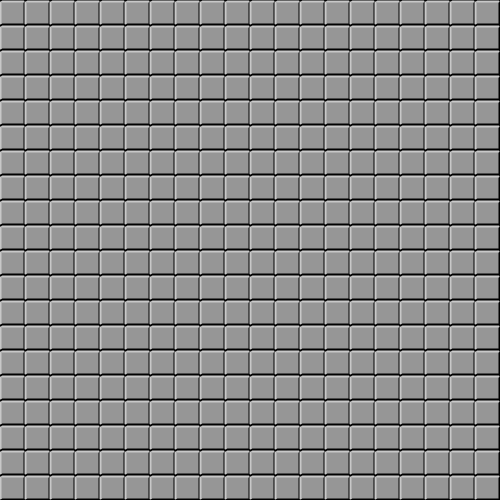
Frame 1 (no input)
Frame 60 (the mouse pressed at the canvas centre just before this capture): identical to frame 1, image omitted
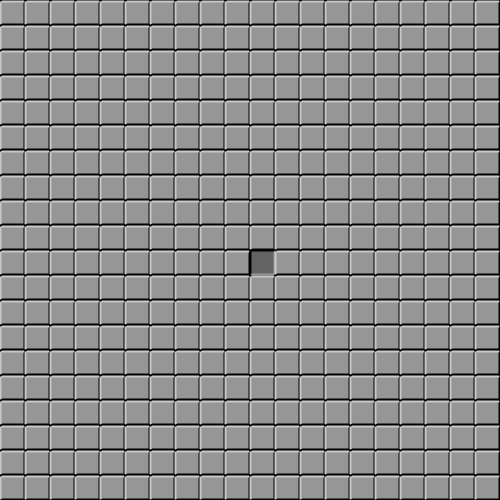
Frame 120 (the mouse held since frame 60 and released just before this capture)

The Processing sketch that drew these frames (run headless with seeded random() and noise(); from frame 60 on, the mouse is pressed at the canvas centre):

// Processing sketch: Minesweeper
// ── Minesweeper.pde
int cols = 20;
int rows = 20;
int s = 25;
Cell[][] minefield = new Cell[cols][rows];
int mines;
boolean gameOver = false;
boolean victory = false;
boolean firstClick = true;

void setup() {
  size(500, 500);
  textSize(s/2);
  mines = cols*rows/5;
  //initialize cells
  for (int i = 0; i<minefield.length; i++) {
    for (int j = 0; j<minefield[0].length; j++) {
      minefield[i][j] = new Cell(i*s, j*s, s, i, j);
    }
  }
  reset();
}

void reset() {
  gameOver = false;
  firstClick = true;
  // set to zero, unmarked, not open
  for (int i = 0; i<minefield.length; i++) {
    for (int j = 0; j<minefield[0].length; j++) {
      minefield[i][j].num = 0;
      minefield[i][j].open = false;
      minefield[i][j].marked = false;
    }
  }
  // set mines
  int minesSet = 0;
  while (minesSet<mines) {
    int newMineCol = floor(random(0, cols));
    int newMineRow = floor(random(0, rows));
    if (minefield[newMineCol][newMineRow].num!=-1) {
      minefield[newMineCol][newMineRow].num=-1;
      minesSet++;
    }
  }
  // set numbers
  for (int i = 0; i<minefield.length; i++) {
    for (int j = 0; j<minefield[0].length; j++) {
      if (minefield[i][j].num!=-1) {
        int num = 0;
        if (i!=0 && j!=0)
          if (minefield[i-1][j-1].num==-1) num++;
        if (j!=0)
          if (minefield[i][j-1].num==-1) num++;
        if (i!=cols-1 && j!=0)
          if (minefield[i+1][j-1].num==-1) num++;
        if (i!=0)
          if (minefield[i-1][j].num==-1) num++;
        if (i!=cols-1)
          if (minefield[i+1][j].num==-1) num++;
        if (i!=0 && j!=rows-1)
          if (minefield[i-1][j+1].num==-1) num++;
        if (j!=rows-1)
          if (minefield[i][j+1].num==-1) num++;
        if (i!=cols-1 && j!=rows-1)
          if (minefield[i+1][j+1].num==-1) num++;
        minefield[i][j].num = num;
      }
    }
  }
}

void draw() {
  background(0);
  for (int i = 0; i<minefield.length; i++) {
    for (int j = 0; j<minefield[0].length; j++) {
      minefield[i][j].drawThis();
    }
  }
}

boolean isWonGame() {
  int count = 0;
  for (int i = 0; i<minefield.length; i++) {
    for (int j = 0; j<minefield[0].length; j++) {
      if (minefield[i][j].open && minefield[i][j].num!=-1) {
        count++;
      }
    }
  }
  if (count==cols*rows-mines) {
    gameOver = true;
    return true;
  }
  return false;
}

void mouseReleased() {
  int col = mouseX/s;
  int row = mouseY/s;
  if (mouseButton==LEFT) {
    minefield[col][row].leftClick();
  }
  if (mouseButton==RIGHT) {
    minefield[col][row].rightClick();
  }
  if (mouseButton==CENTER) {
    minefield[col][row].centerClick();
  }
  victory = isWonGame();
}

void keyPressed() {
  if (key=='r') {
    reset();
  }
}

// ── Cell.pde
class Cell {
  float x;
  float y;
  float s;
  int col;
  int row;
  int num = 0;
  boolean marked = false;
  boolean open = false;
  Cell(float x, float y, float s, int col, int row) {
    this.x = x;
    this.y = y;
    this.s = s;
    this.col = col;
    this.row = row;
  }
  void leftClick() {
    if(firstClick) {
      while(num!=0) {
        reset();
      }
      firstClick = false;
    }
    if (gameOver) return;
    if (open || marked) return;
    open = true;
    if (num==-1) {
      gameOver = true;
    }
    if (num==0) {
      clickSurroundings();
    }
  }
  void rightClick() {
    if (gameOver) return;
    marked = !marked;
  }
  void centerClick() {
    if (open) {
      clickSurroundings();
    }
  }
  void clickSurroundings() {
    if (col!=0 && row!=0)
      minefield[col-1][row-1].leftClick();
    if (row!=0)
      minefield[col][row-1].leftClick();
    if (col!=cols-1 && row!=0)
      minefield[col+1][row-1].leftClick();
    if (col!=0)
      minefield[col-1][row].leftClick();
    if (col!=cols-1)
      minefield[col+1][row].leftClick();
    if (col!=0 && row!=rows-1)
      minefield[col-1][row+1].leftClick();
    if (row!=rows-1)
      minefield[col][row+1].leftClick();
    if (col!=cols-1 && row!=rows-1)
      minefield[col+1][row+1].leftClick();
  }
  void drawThis() {
    if (num==-1) {
      if (victory) {
        fill(200, 150, 0);
      } else {
        fill(255, 0, 0);
      }
    } else if (open) {
      fill(100);
    } else {
      fill(200);
    }
    stroke(0);
    if (gameOver) {
      rect(x, y, s, s);
    } else if (open) {
      stroke(1);
      fill(100);
      rect(x, y, s, s);
    } else if (mousePressed && mouseX>=x && mouseX<x+s && mouseY>=y && mouseY<y+s) {
      button(x, y, s, s, true, 2);
    } else {
      button(x, y, s, s, false, 2);
    }
    fill(0);
    if (!open && marked) {
      if (marked) {
        fill(255, 255, 0);
        stroke(0);
        circle(x+s/2, y+s/2, 10);
      }
    }
    if (open || gameOver) {
      textAlign(CENTER, CENTER);
      fill(0);
      if (num!=-1 && (!marked || open)) {
        text(num, x+s/2, y+s/2);
      }
    }
  }
}

void button(float x, float y, float w, float h, boolean isDown, float thickness) {
  if (!isDown) {
    noStroke();
    fill(150);
    rect(x+thickness/2, y+thickness/2, w-thickness/2-1, h-thickness/2-1);
    strokeWeight(thickness);
    stroke(0);
    line(x+thickness/2+1, y+h-thickness/2, x+w-thickness/2-1, y+h-thickness/2);
    line(x+w-thickness/2, y+thickness/2+1, x+w-thickness/2, y+h-thickness/2-1);
    stroke(200);
    line(x+thickness/2+1, y+thickness/2, x+w-thickness/2-1, y+thickness/2);
    line(x+thickness/2-1, y+thickness/2+1, x+thickness/2-1, y+h-thickness/2-1);
  } else {
    noStroke();
    fill(100);
    rect(x+1, y+1, w-2, h-2);
    strokeWeight(thickness);
    stroke(150);
    line(x+1, y+h-1, x+w-2, y+h-1);
    line(x+w-1, y+1, x+w-1, y+h-2);
    stroke(0);
    line(x+1, y, x+w-2, y);
    line(x, y+1, x, y+h-2);
  }
}
